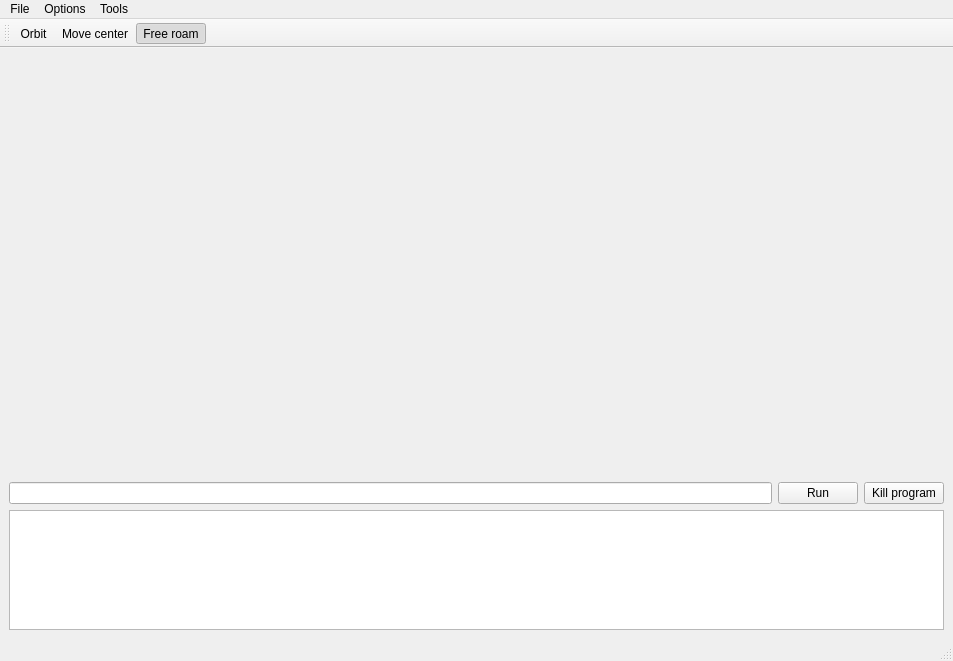
<ui version="4.0" >
 <author></author>
 <comment></comment>
 <exportmacro></exportmacro>
 <class>MainWindow</class>
 <widget class="QMainWindow" name="MainWindow" >
  <property name="geometry" >
   <rect>
    <x>0</x>
    <y>0</y>
    <width>953</width>
    <height>661</height>
   </rect>
  </property>
  <property name="mouseTracking" >
   <bool>false</bool>
  </property>
  <property name="windowTitle" >
   <string>Lignum Workbench</string>
  </property>
  <widget class="QWidget" name="centralwidget" >
   <layout class="QHBoxLayout" >
    <property name="margin" >
     <number>9</number>
    </property>
    <property name="spacing" >
     <number>6</number>
    </property>
    <item>
     <layout class="QVBoxLayout" >
      <property name="margin" >
       <number>0</number>
      </property>
      <property name="spacing" >
       <number>6</number>
      </property>
      <item>
       <widget class="QWidget" name="widget" >
        <layout class="QHBoxLayout" >
         <property name="margin" >
          <number>0</number>
         </property>
         <property name="spacing" >
          <number>6</number>
         </property>
         <item>
          <widget class="QWidget" name="widget" >
           <layout class="QVBoxLayout" >
            <property name="margin" >
             <number>0</number>
            </property>
            <property name="spacing" >
             <number>6</number>
            </property>
            <item>
             <widget class="GLDrawer" name="gldrawer" >
              <property name="sizePolicy" >
               <sizepolicy>
                <hsizetype>7</hsizetype>
                <vsizetype>7</vsizetype>
                <horstretch>0</horstretch>
                <verstretch>0</verstretch>
               </sizepolicy>
              </property>
              <property name="acceptDrops" >
               <bool>true</bool>
              </property>
              <property name="toolTip" >
               <string>OpenGL visualization for Lignum</string>
              </property>
              <property name="whatsThis" >
               <string> Visualization for Lignum</string>
              </property>
             </widget>
            </item>
           </layout>
          </widget>
         </item>
        </layout>
       </widget>
      </item>
      <item>
       <layout class="QHBoxLayout" >
        <property name="margin" >
         <number>0</number>
        </property>
        <property name="spacing" >
         <number>6</number>
        </property>
        <item>
         <widget class="QLineEdit" name="console" />
        </item>
        <item>
         <widget class="QPushButton" name="runButton" >
          <property name="text" >
           <string>Run</string>
          </property>
         </widget>
        </item>
        <item>
         <widget class="QPushButton" name="killButton" >
          <property name="text" >
           <string>Kill program</string>
          </property>
         </widget>
        </item>
       </layout>
      </item>
      <item>
       <layout class="QHBoxLayout" >
        <property name="margin" >
         <number>0</number>
        </property>
        <property name="spacing" >
         <number>6</number>
        </property>
        <item>
         <widget class="QTextBrowser" name="textBrowser" >
          <property name="maximumSize" >
           <size>
            <width>16777215</width>
            <height>120</height>
           </size>
          </property>
         </widget>
        </item>
       </layout>
      </item>
     </layout>
    </item>
   </layout>
  </widget>
  <widget class="QMenuBar" name="menubar" >
   <property name="geometry" >
    <rect>
     <x>0</x>
     <y>0</y>
     <width>953</width>
     <height>26</height>
    </rect>
   </property>
   <widget class="QMenu" name="menuValikko" >
    <property name="title" >
     <string>valikko</string>
    </property>
   </widget>
   <widget class="QMenu" name="menuOptions" >
    <property name="title" >
     <string>Options</string>
    </property>
    <addaction name="actionVisualization_settings" />
    <addaction name="actionWorking_directory" />
   </widget>
   <widget class="QMenu" name="menuTools" >
    <property name="title" >
     <string>Tools</string>
    </property>
    <addaction name="actionXML_Viewer" />
    <addaction name="actionFunction_editor" />
   </widget>
   <widget class="QMenu" name="menuFile" >
    <property name="title" >
     <string>File</string>
    </property>
    <addaction name="actionQuit" />
   </widget>
   <addaction name="menuFile" />
   <addaction name="menuOptions" />
   <addaction name="menuTools" />
  </widget>
  <widget class="QStatusBar" name="statusbar" />
  <widget class="QToolBar" name="toolBar" >
   <property name="orientation" >
    <enum>Qt::Horizontal</enum>
   </property>
   <attribute name="toolBarArea" >
    <number>4</number>
   </attribute>
   <addaction name="actionOrbit" />
   <addaction name="actionMove_center" />
   <addaction name="actionFree_roam" />
  </widget>
  <action name="actionQuit" >
   <property name="icon" >
    <iconset>../../../Qt-4.1.4/bin/maple_texture.png</iconset>
   </property>
   <property name="text" >
    <string>Quit</string>
   </property>
  </action>
  <action name="actionVisualization_settings" >
   <property name="text" >
    <string>Visualization settings...</string>
   </property>
  </action>
  <action name="actionFree_roam" >
   <property name="checkable" >
    <bool>true</bool>
   </property>
   <property name="checked" >
    <bool>true</bool>
   </property>
   <property name="text" >
    <string>Free roam</string>
   </property>
  </action>
  <action name="actionOrbit" >
   <property name="checkable" >
    <bool>true</bool>
   </property>
   <property name="checked" >
    <bool>false</bool>
   </property>
   <property name="text" >
    <string>Orbit</string>
   </property>
  </action>
  <action name="actionMove_center" >
   <property name="checkable" >
    <bool>true</bool>
   </property>
   <property name="text" >
    <string>Move center</string>
   </property>
  </action>
  <action name="actionWorking_directory" >
   <property name="text" >
    <string>Change working directory...</string>
   </property>
  </action>
  <action name="actionFunction_editor" >
   <property name="text" >
    <string>Function editor...</string>
   </property>
  </action>
  <action name="actionXML_Viewer" >
   <property name="text" >
    <string>XML Viewer...</string>
   </property>
  </action>
 </widget>
 <pixmapfunction></pixmapfunction>
 <customwidgets>
  <customwidget>
   <class>GLDrawer</class>
   <extends>QWidget</extends>
   <header>GLDrawer.h</header>
   <container>0</container>
   <pixmap></pixmap>
  </customwidget>
 </customwidgets>
 <resources/>
 <connections>
  <connection>
   <sender>gldrawer</sender>
   <signal>textOutput(QString)</signal>
   <receiver>textBrowser</receiver>
   <slot>append(QString)</slot>
   <hints>
    <hint type="sourcelabel" >
     <x>538</x>
     <y>377</y>
    </hint>
    <hint type="destinationlabel" >
     <x>547</x>
     <y>888</y>
    </hint>
   </hints>
  </connection>
 </connections>
</ui>
